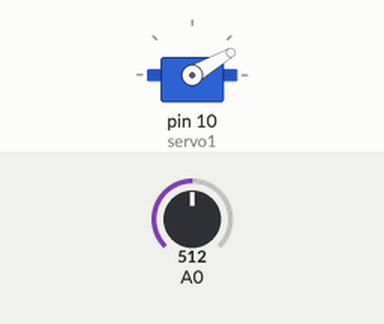
The sketch below on a simulated Arduino Uno, built with avr-gcc and run on an emulated ATmega328P. Parts: servo. Inputs (shaded band) come from the test bench; at power-on: A0 = 512. What the sketch prints to the serial monitor is not drawn.

Above: at 0.05 s.
At 10.0 s:
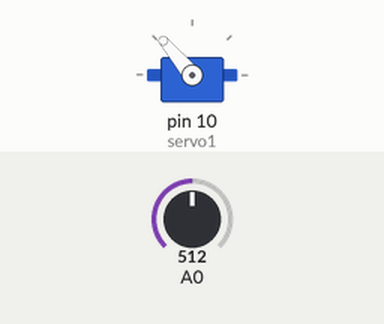
Timing chart, 0 to 13.0 s (numbered marks = the images above):
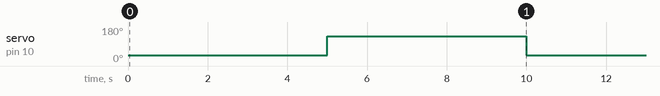

Measured:
- by itself, servo on pin 10 (servo1): alternates 130° for 5.0 s and 30° for 5.0 s

The sketch:

ArduinoUno_hand_servoAndphotoDetector.ino
```cpp
#include <Servo.h>

Servo servo1;
int photoDetector = 0;    // A0 pin to open
int hand = 0;
// シリアルモニタから文字を読み取る用の変数
int val = 0;
int i = 0;
char input[1];

void setup() {
  Serial.begin(9600);
  servo1.attach(10);
  pinMode(10, OUTPUT);
  Serial.print("圧力:");
  Serial.println(photoDetector);
  Serial.print("指の角度:");
  Serial.println(hand);
}

// シリアル通信で受信したデータを数値に変換
int serialNum(){
  // データ受信した場合の処理
  if (Serial.available()) {
    input[i] = Serial.read();
     // 文字数が3以上 or 末尾文字がある場合の処理
    if (i > 0 || input[i] == "\0") {
//    if (i > 2) {
      //input[i+1] = '\0';      // 末尾に終端文字の挿入
      val = atoi(input);    // 文字列を数値に変換
      Serial.write(input); // 文字列を送信
      Serial.write("\n");
      i = 0;      // カウンタの初期化
    }
    else { i++; }
  }
  return val;
}

void loop() {
//    hand = serialNum();
    servo1.write(30);
    Serial.print("指の角度:");
    Serial.println(30);
    photoDetector = analogRead(0);
    Serial.print("圧力:");
    Serial.println(photoDetector);
    delay(5000);

    servo1.write(130);
    Serial.print("指の角度:");
    Serial.println(130);
    photoDetector = analogRead(0);
    Serial.print("圧力:");
    Serial.println(photoDetector);
    delay(5000);
}
```
